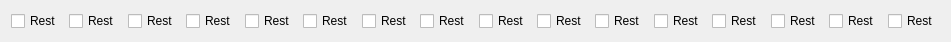
   <widget class="QWidget" name="">
    <property name="geometry">
     <rect>
      <x>10</x>
      <y>90</y>
      <width>951</width>
      <height>20</height>
     </rect>
    </property>
    <layout class="QHBoxLayout" name="horizontalLayout">
     <item>
      <widget class="QCheckBox" name="rest1">
       <property name="text">
        <string>Rest</string>
       </property>
      </widget>
     </item>
     <item>
      <widget class="QCheckBox" name="rest2">
       <property name="text">
        <string>Rest</string>
       </property>
      </widget>
     </item>
     <item>
      <widget class="QCheckBox" name="chkRest_3">
       <property name="text">
        <string>Rest</string>
       </property>
      </widget>
     </item>
     <item>
      <widget class="QCheckBox" name="chkRest_4">
       <property name="text">
        <string>Rest</string>
       </property>
      </widget>
     </item>
     <item>
      <widget class="QCheckBox" name="chkRest_6">
       <property name="text">
        <string>Rest</string>
       </property>
      </widget>
     </item>
     <item>
      <widget class="QCheckBox" name="chkRest_7">
       <property name="text">
        <string>Rest</string>
       </property>
      </widget>
     </item>
     <item>
      <widget class="QCheckBox" name="chkRest_8">
       <property name="text">
        <string>Rest</string>
       </property>
      </widget>
     </item>
     <item>
      <widget class="QCheckBox" name="chkRest_5">
       <property name="text">
        <string>Rest</string>
       </property>
      </widget>
     </item>
     <item>
      <widget class="QCheckBox" name="chkRest_10">
       <property name="text">
        <string>Rest</string>
       </property>
      </widget>
     </item>
     <item>
      <widget class="QCheckBox" name="chkRest_12">
       <property name="text">
        <string>Rest</string>
       </property>
      </widget>
     </item>
     <item>
      <widget class="QCheckBox" name="chkRest_16">
       <property name="text">
        <string>Rest</string>
       </property>
      </widget>
     </item>
     <item>
      <widget class="QCheckBox" name="chkRest_9">
       <property name="text">
        <string>Rest</string>
       </property>
      </widget>
     </item>
     <item>
      <widget class="QCheckBox" name="chkRest_13">
       <property name="text">
        <string>Rest</string>
       </property>
      </widget>
     </item>
     <item>
      <widget class="QCheckBox" name="chkRest_15">
       <property name="text">
        <string>Rest</string>
       </property>
      </widget>
     </item>
     <item>
      <widget class="QCheckBox" name="chkRest_11">
       <property name="text">
        <string>Rest</string>
       </property>
      </widget>
     </item>
     <item>
      <widget class="QCheckBox" name="chkRest_14">
       <property name="text">
        <string>Rest</string>
       </property>
      </widget>
     </item>
    </layout>
   </widget>
